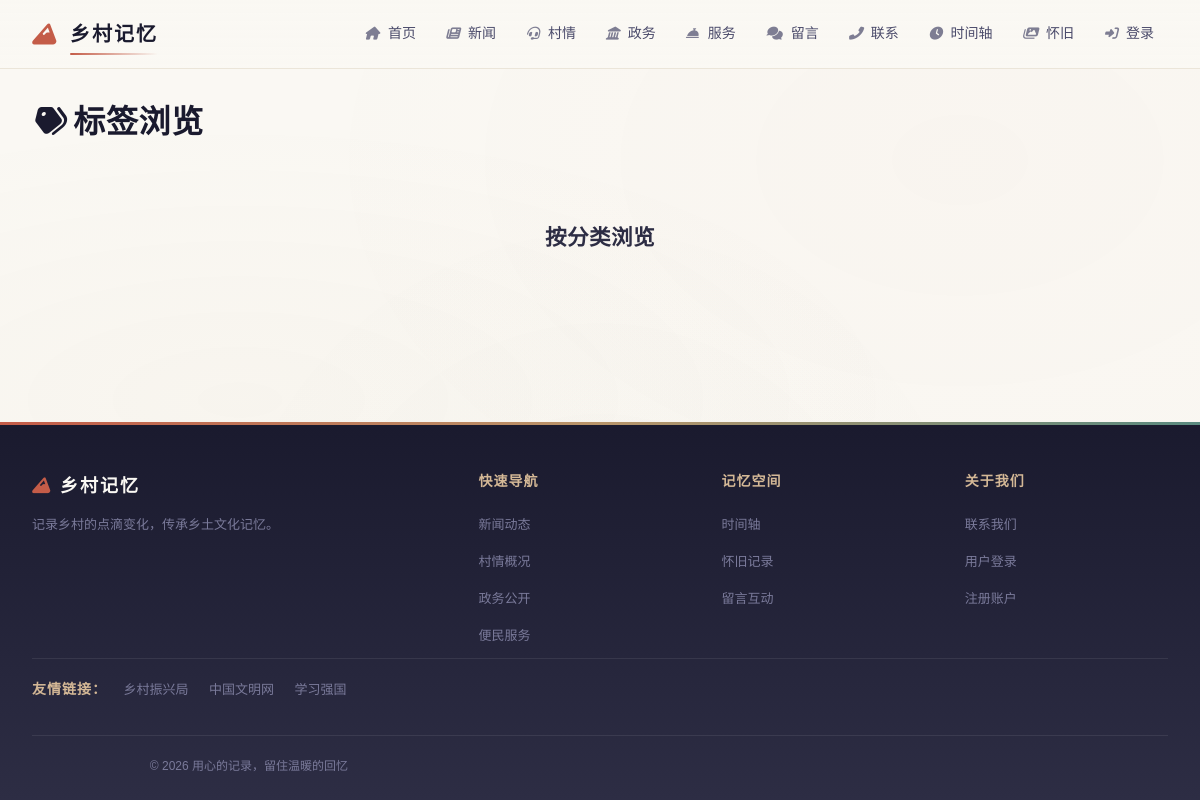
The app's page /tags with its own data.
### models.py (models this page shows, shortened)
class SiteConfig(db.Model):
    __tablename__ = "site_config"
    id = db.Column(db.Integer, primary_key=True)
    site_title = db.Column(db.String(100), default="乡村记忆")  # 站点标题
    site_slogan = db.Column(db.Text, default="")  # 站点副标题/标语
    logo_url = db.Column(db.String(255), default="")  # 图片 Logo 访问 URL
    logo_name = db.Column(db.String(100), default="乡村记忆")  # 文字 Logo 名称
    logo_icon = db.Column(db.String(50), default="fas fa-mountain")  # 文字 Logo 图标
    nav_menu = db.Column(db.Text, default="[]")  # 导航菜单 JSON
    footer_brand = db.Column(db.Text, default="")  # 页脚品牌名
    footer_about = db.Column(db.Text, default="")  # 页脚简介文案
    footer_links = db.Column(db.Text, default="[]")  # 页脚链接分组 JSON
    footer_copyright = db.Column(db.Text, default="")  # 版权后缀（不含年份）
    quick_links = db.Column(db.Text, default="[]")  # 首页快速入口 JSON
    home_stats = db.Column(db.Text, default="{}")  # 首页/村情统计 JSON
    about_content = db.Column(db.Text, default="")  # 关于我们页正文（富文本）
    hero_subtitle = db.Column(
        db.Text, default="生态宜居 · 产业兴旺 · 乡风文明"
    )  # 封面副标题
    hero_title = db.Column(db.Text, default="美丽乡村")  # 封面主标题（Hero 悬浮文字，后台可配）
    stat_labels = db.Column(db.Text, default="{}")  # KPI 标签 JSON: {population,area,output,satisfaction}
    intro_title = db.Column(db.Text, default="关于我们的村庄")  # 「关于我们的村庄」区块标题
    intro_subtitle = db.Column(db.Text, default="山水田园间，品味乡村魅力")  # 「关于我们的村庄」副文案
    features_title = db.Column(db.Text, default="乡村特色")  # 「乡村特色」区块标题
    features_subtitle = db.Column(db.Text, default="生态、生产、生活融合发展")  # 「乡村特色」副文案
    village_info_title = db.Column(db.Text, default="村庄信息")  # 「村庄信息」区块标题（P1）
    updated_at = db.Column(
        db.DateTime, default=datetime.utcnow, onupdate=datetime.utcnow
    )
    @classmethod
    def get(cls):
        try:
            row = cls.query.first()
        except Exception:
            row = None
        if row is None:
            row = cls(id=1, **cls.default_values())
        return row
    @property
    def nav_items(self):
        try:
            items = json.loads(self.nav_menu) if self.nav_menu else []
        except (json.JSONDecodeError, TypeError):
            items = []
        if not isinstance(items, list):
            items = []
        items = [i for i in items if i.get("is_active", True)]
        items.sort(key=lambda x: x.get("sort_order", 0))
        return items
    @property
    def footer_link_groups(self):
        try:
            groups = json.loads(self.footer_links) if self.footer_links else []
        except (json.JSONDecodeError, TypeError):
            groups = []
        return groups if isinstance(groups, list) else []

class FriendLink(db.Model):
    __tablename__ = "friend_links"
    id = db.Column(db.Integer, primary_key=True)
    name = db.Column(db.String(100), nullable=False)  # 链接名称
    url = db.Column(db.String(255), default="")  # 跳转地址
    logo_url = db.Column(db.String(255), default="")  # 站点图标（可选）
    description = db.Column(db.Text, default="")  # 备注
    sort_order = db.Column(db.Integer, default=0)  # 排序
    is_active = db.Column(db.Boolean, default=True)  # 是否展示
    created_at = db.Column(db.DateTime, default=datetime.utcnow)

### routes/memories.py (the view)
@memories_bp.route("/tags")
def tags_page():
    tags = Tag.query.all()
    return render_template("tags.html", tags=tags)

### templates/tags.html (shortened to what this page needs)
{% extends "base.html" %}
{% block content %}
<h2 class="section-title"><i class="fas fa-tags"></i> 标签浏览</h2>
<div class="tag-cloud">
</div>
<div style="margin-top:40px;">
    <h3 style="color:var(--primary);text-align:center;">按分类浏览</h3>
    {% set categories = {'person': '人物', 'place': '地方', 'event': '事件', 'emotion': '情感', 'general': '其他'} %}
</div>
{% endblock %}

### templates/base.html (shortened to what this page needs)
<!doctype html>
<html lang="zh-CN">
  <head>
    <link
      rel="stylesheet"
      href="{{ url_for('static', filename='font-awesome/css/all.min.css') }}"
    />
    <link rel="stylesheet" href="/static/css/style.css" />
  </head>
  <body class="{% if request.path.startswith('/admin') %}is-admin{% endif %}">
    <header class="site-header">
      <div class="header-inner">
        <a href="/" class="logo-area">
          {% if site_config and site_config.logo_url %}
          <img src="{{ site_config.logo_url }}" alt="{{ site_config.logo_name or 'logo' }}" style="height: 28px; border-radius: 6px;" />
          {% else %}
          <i class="{{ site_config.logo_icon if site_config and site_config.logo_icon else 'fas fa-mountain' }}"></i>
          <span>{{ site_config.logo_name if site_config and site_config.logo_name else '乡村记忆' }}</span>
          {% endif %}
        </a>
        <ul class="nav-links" id="navLinks">
          {% if site_config %}
          {% for item in site_config.nav_items %}
          <li>
            <a href="{{ item.url }}"><i class="{{ item.icon or 'fas fa-circle' }}"></i> {{ item.label }}</a>
          </li>
          {% endfor %}
          {% endif %}
          {% if session['user'] %}
          <li>
            <a href="/logout"><i class="fas fa-sign-out-alt"></i> 退出</a>
          </li>
          {% else %}
          <li>
            <a href="/login"><i class="fas fa-sign-in-alt"></i> 登录</a>
          </li>
          {% endif %}
        </ul>
      </div>
    </header>
    <main class="container">
       {% block content %}{% endblock %}
    </main>
    <footer>
      <div class="footer-inner">
        <div>
          <div class="footer-brand">
            {% if site_config and site_config.logo_icon %}<i class="{{ site_config.logo_icon }}" style="margin-right: 8px; color: var(--cinnabar)"></i>{% endif %}{{ site_config.footer_brand if site_config and site_config.footer_brand else '乡村记忆' }}
          </div>
          <p class="footer-desc">
            {{ site_config.footer_about if site_config and site_config.footer_about else '记录乡村的点滴变化，传承乡土文化记忆。<br />让每一份乡愁都有处安放，让每一个故事都被铭记。' }}
          </p>
        </div>
        {% for group in (site_config.footer_link_groups if site_config else []) %}
        <div>
          <div class="footer-title">{{ group.title }}</div>
          <ul class="footer-links">
            {% for link in group.links %}
            <li><a href="{{ link.url }}">{{ link.label }}</a></li>
            {% endfor %}
          </ul>
        </div>
        {% endfor %}
      </div>
      {% if friend_links %}
      <div class="footer-friends" style="border-top: 1px solid rgba(255, 255, 255, 0.08); padding-top: 16px; margin-bottom: 8px;">
        <span class="footer-title" style="margin-right: 12px;">友情链接：</span>
        {% for fl in friend_links %}
        <a href="{{ fl.url }}" target="_blank" rel="noopener noreferrer" style="margin-right: 16px; color: var(--ink-muted); font-size: 13px;">{{ fl.name }}</a>
        {% endfor %}
      </div>
      {% endif %}
      <div class="footer-bottom">
        <p>&copy; {{ now.year }} {{ site_config.footer_copyright if site_config and site_config.footer_copyright else '乡村记忆系统 | 用心的记录，留住温暖的回忆' }}</p>
      </div>
    </footer>
  </body>
</html>

### static/css/style.css (style rules this page uses)
:root { --cinnabar: #c45c48; --cinnabar-light: #d97b6a; --cinnabar-pale: #f5e0dc; --jade: #5a8a7f; --jade-light: #7ab5a8; --jade-pale: #e0f0ec; --gold: #b8956a; --gold-light: #d4b896; --gold-pale: #f5efe6; --ink-dark: #1a1a2e; --ink: #2d2d44; --ink-light: #4a4a6a; --ink-muted: #7a7a9a; --paper: #faf8f3; --paper-warm: #f5f0e8; --paper-deep: #ebe5d9; --shadow-sm: 0 1px 3px rgba(26, 26, 46, 0.06); --shadow-md: 0 4px 16px rgba(26, 26, 46, 0.08); --shadow-lg: 0 8px 32px rgba(26, 26, 46, 0.1); --shadow-xl: 0 16px 48px rgba(26, 26, 46, 0.12); --font-display: "Noto Serif SC", "Source Han Serif SC", serif; --font-body: "Noto Sans SC", "PingFang SC", "Microsoft YaHei", sans-serif; --font-mono: "JetBrains Mono", "Fira Code", monospace; --radius-sm: 8px; --radius-md: 12px; --radius-lg: 16px; --radius-xl: 20px; --radius-full: 9999px; --space-1: 4px; --space-2: 8px; --space-3: 12px; --space-4: 16px; --space-5: 20px; --space-6: 24px; --space-8: 32px; --space-10: 40px; --space-12: 48px; --space-16: 64px; --ease-out: cubic-bezier(0.16, 1, 0.3, 1); --ease-in-out: cubic-bezier(0.65, 0, 0.35, 1); --duration-fast: 150ms; --duration-normal: 250ms; --duration-slow: 400ms; }
*, *::before, *::after { box-sizing: border-box; margin: 0; padding: 0; }
html { font-size: 16px; -webkit-font-smoothing: antialiased; -moz-osx-font-smoothing: grayscale; }
body { font-family: var(--font-body); background: var(--paper); color: var(--ink); line-height: 1.7; min-height: 100vh; display: flex; flex-direction: column; }
a { color: var(--cinnabar); text-decoration: none; transition: color var(--duration-fast) var(--ease-out); }
h1, h2, h3, h4, h5, h6 { font-family: var(--font-display); font-weight: 700; line-height: 1.3; color: var(--ink-dark); letter-spacing: 0.02em; }
h2 { font-size: clamp(1.4rem, 1.1rem + 1.5vw, 2rem); }
h3 { font-size: clamp(1.1rem, 0.95rem + 0.75vw, 1.35rem); }
p { max-width: 65ch; }
.container { max-width: 1280px; margin: 0 auto; padding: var(--space-8) var(--space-6); width: 100%; flex: 1; }
.tag-cloud { display: flex; flex-wrap: wrap; gap: var(--space-2); }

### templates/tags.html (style rules this page uses)
.tag-cloud { display: flex; flex-wrap: wrap; gap: 12px; justify-content: center; padding: 20px 0; }

### records on screen
SiteConfig: logo_name "乡村记忆", footer_brand "乡村记忆", footer_about "记录乡村的点滴变化，传承乡土文化记忆。", footer_copyright "用心的记录，留住温暖的回忆"
FriendLink: name "乡村振兴局"
FriendLink: name "中国文明网"
FriendLink: name "学习强国"

### other values on screen
{{ item.label }} "首页" "新闻" "村情" "政务" "服务" "留言" "联系" "时间轴" "怀旧"
{{ group.title }} "快速导航" "记忆空间" "关于我们"
{{ link.label }} "新闻动态" "村情概况" "政务公开" "便民服务" "时间轴" "怀旧记录" "留言互动" "联系我们" "用户登录" "注册账户"
